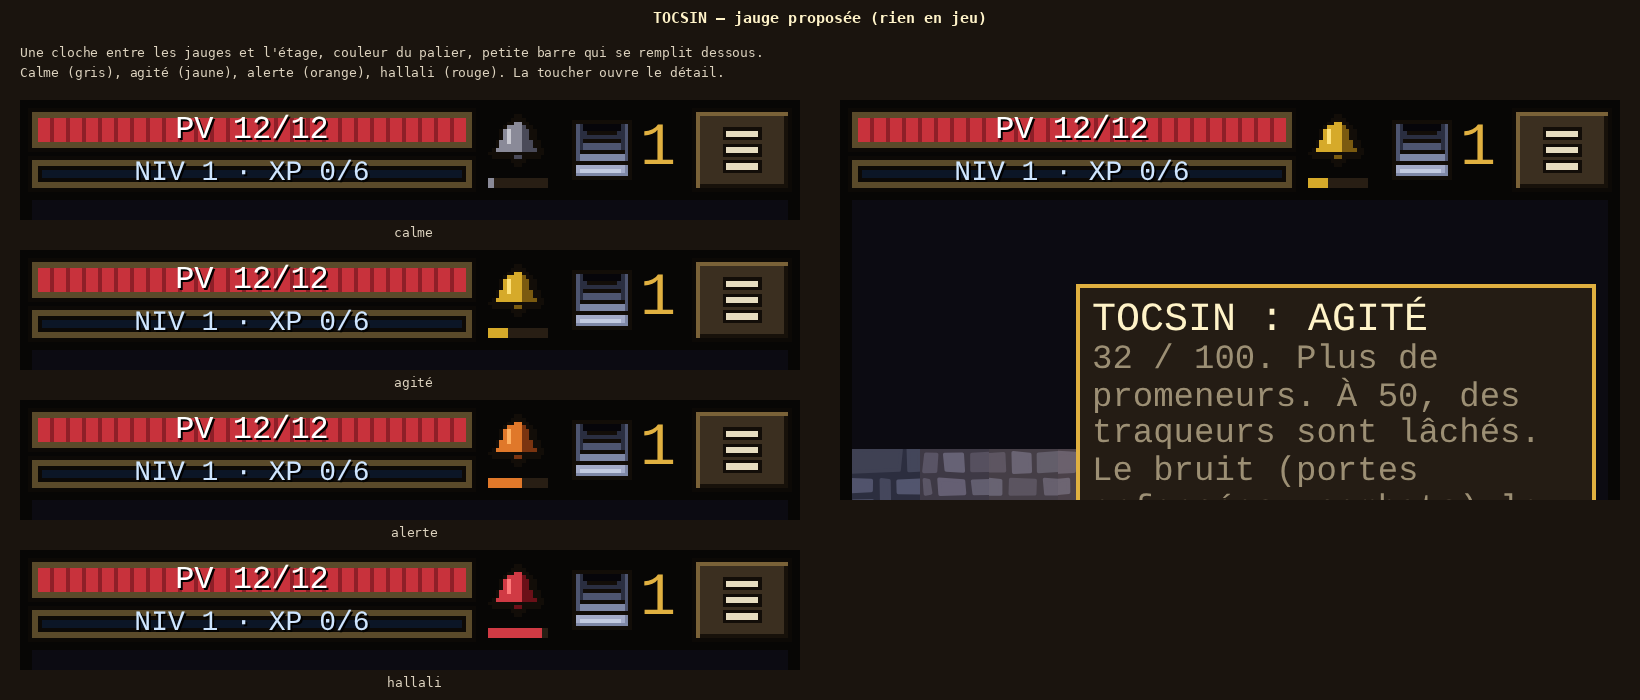

Source code (Python):
"""Jauge du Tocsin (proposition, rien en jeu). Lancer depuis la racine du dépôt après `npm run build`.

Une cloche à côté du numéro d'étage, de la couleur du palier (calme gris, agité jaune, alerte orange, hallali rouge),
avec une petite barre qui se remplit sous elle. Écrit art/tocsin_v1.png (et art/tocsin_v1.json : la cloche).
"""
import asyncio, json, importlib.util
from PIL import Image, ImageDraw, ImageFont
spec = importlib.util.spec_from_file_location("v1", "art/objets_v1.py"); v1 = importlib.util.module_from_spec(spec); spec.loader.exec_module(v1)

BELL = [
    "",
    ".......dd.......",
    "......dLLd......",
    ".....LLLLMd.....",
    "....LWLLLMMd....",
    "....LWLLLMMd....",
    "....LWLLLMMd....",
    "...LLWLLLMMMd...",
    "...LLLLLLMMMd...",
    "..LLLLLLLMMMMd..",
    ".ddddddddddddd..",
    "......dMMd......",
    ".......dd.......",
]
STAGES = [("calme", ("#c8c8d0", "#8a8a98", "#4a4a58")), ("agité", ("#ffe27a", "#d6aa2a", "#7a5a10")),
          ("alerte", ("#ffb060", "#e0782a", "#7a3410")), ("hallali", ("#ff7a7a", "#d03a44", "#6a1018"))]
bell = v1.outline(v1.pad(BELL))

def render(rows, s, pal):
    w, h = len(rows[0]), len(rows)
    im = Image.new("RGBA", (w * s, h * s), (0, 0, 0, 0)); d = ImageDraw.Draw(im)
    for y, r in enumerate(rows):
        for x, c in enumerate(r):
            if c != ".":
                d.rectangle([x * s, y * s, x * s + s - 1, y * s + s - 1], fill=pal[c])
    return im

SVG = """(a) => { const [rows, pal, level, color] = a; const w = rows[0].length, h = rows.length;
  let svg = `<svg viewBox="0 0 ${w} ${h}" shape-rendering="crispEdges" xmlns="http://www.w3.org/2000/svg" style="width:30px;height:30px;display:block">`;
  rows.forEach((r, y) => [...r].forEach((c, x) => { if (c !== '.') svg += `<rect x="${x}" y="${y}" width="1" height="1" fill="${pal[c]}"/>`; })); svg += '</svg>';
  const old = document.getElementById('mk-bell'); if (old) old.remove();
  const el = document.createElement('div'); el.id = 'mk-bell';
  el.style.cssText = 'flex:none;display:flex;flex-direction:column;align-items:center;justify-content:center;gap:2px;padding:0 2px';
  el.innerHTML = svg + `<div style="width:30px;height:5px;background:#281e14"><div style="width:${level}%;height:100%;background:${color}"></div></div>`;
  document.getElementById('floor-badge').before(el); }"""

async def shot():
    from playwright.async_api import async_playwright
    async with async_playwright() as p:
        b = await p.chromium.launch(executable_path="/usr/bin/google-chrome", args=["--no-sandbox"])
        pg = await b.new_page(viewport={"width": 390, "height": 844}, device_scale_factor=2)
        await pg.goto("file:///home/claude/leutenheim/demo/index.html"); await pg.evaluate("localStorage.clear()"); await pg.reload()
        await pg.click("#menu-new"); await pg.wait_for_timeout(200); await pg.click("#new-start"); await pg.wait_for_timeout(500)
        for i, (name, (light, mid, dark)) in enumerate(STAGES):
            await pg.evaluate(SVG, [bell, {"d": "#120d08", "K": "#120d08", "L": mid, "M": dark, "W": light}, [10, 32, 58, 90][i], mid])
            await pg.wait_for_timeout(80)
            await pg.screenshot(path=f"/tmp/shot/tocsin_bar{i}.png", clip={"x": 0, "y": 0, "width": 390, "height": 60})
        # bulle de détail sur l'état « agité »
        await pg.evaluate(SVG, [bell, {"d": "#120d08", "K": "#120d08", "L": STAGES[1][1][1], "M": STAGES[1][1][2], "W": STAGES[1][1][0]}, 32, STAGES[1][1][1]])
        await pg.evaluate("""() => { const pop = document.getElementById('status-pop'); pop.hidden = false; pop.style.left = 'auto'; pop.style.right = '6px';
          pop.innerHTML = '<b>Tocsin : agité</b>32 / 100. Plus de promeneurs. À 50, des traqueurs sont lâchés. Le bruit (portes enfoncées, combats) le fait monter.'; }""")
        await pg.wait_for_timeout(80)
        await pg.screenshot(path="/tmp/shot/tocsin_pop.png", clip={"x": 0, "y": 0, "width": 390, "height": 200})
        await b.close()

if __name__ == "__main__":
    json.dump({"bell": bell}, open("art/tocsin_v1.json", "w"))
    asyncio.run(shot())
    f = ImageFont.truetype("/usr/share/fonts/truetype/dejavu/DejaVuSansMono-Bold.ttf", 15)
    fs = ImageFont.truetype("/usr/share/fonts/truetype/dejavu/DejaVuSansMono.ttf", 13)
    bars = [Image.open(f"/tmp/shot/tocsin_bar{i}.png") for i in range(4)]
    pop = Image.open("/tmp/shot/tocsin_pop.png")
    W = 20 + bars[0].width + 40 + pop.width + 20; H = 100 + 4 * (bars[0].height + 30)
    sheet = Image.new("RGB", (W, max(H, 100 + pop.height + 20)), (26, 20, 14)); d = ImageDraw.Draw(sheet)
    d.text((W // 2, 18), "TOCSIN — jauge proposée (rien en jeu)", fill=(255, 243, 200), font=f, anchor="mm")
    d.text((20, 44), "Une cloche entre les jauges et l'étage, couleur du palier, petite barre qui se remplit dessous.", fill=(220, 210, 190), font=fs)
    d.text((20, 64), "Calme (gris), agité (jaune), alerte (orange), hallali (rouge). La toucher ouvre le détail.", fill=(220, 210, 190), font=fs)
    for i, im in enumerate(bars):
        y = 100 + i * (im.height + 30)
        sheet.paste(im, (20, y))
        d.text((24 + im.width // 2, y + im.height + 12), STAGES[i][0], fill=(220, 210, 190), font=fs, anchor="mm")
    sheet.paste(pop, (20 + bars[0].width + 40, 100))
    sheet.save("art/tocsin_v1.png"); print(sheet.size)
